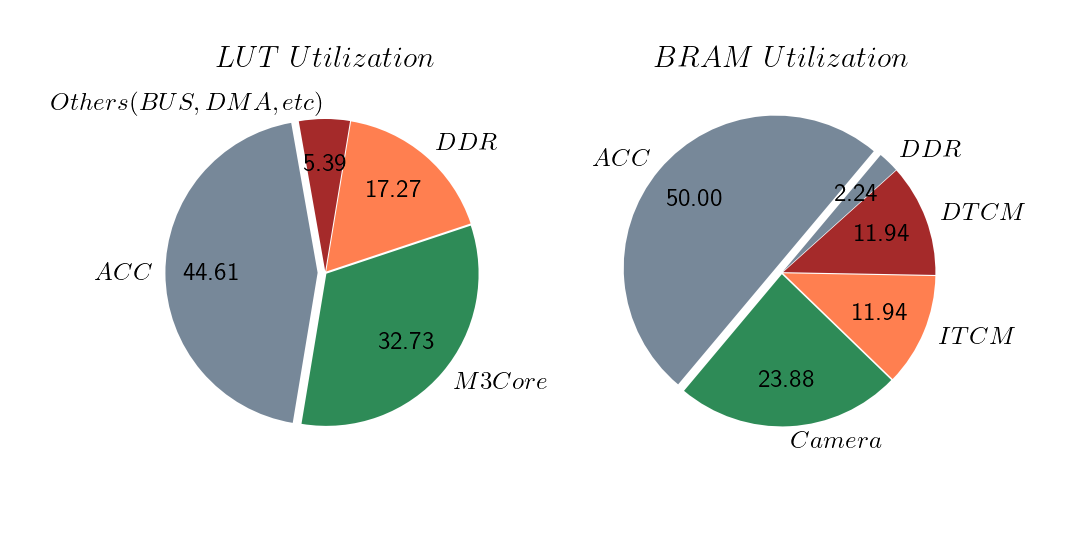

Here is the Python script that generated this plot:
import matplotlib as mpl
import matplotlib.pyplot as plt
import math

mpl.rcParams['text.usetex'] = True

fig = plt.figure(figsize=(6,3),dpi=180)
bwidth = 1.5

weights1 = [20105,14751,7786,2429]
label1 = [r'$ACC$', r'$M3Core$',r'$DDR$', r'$Others(BUS,DMA,etc)$']
explode1 = (0.05,0.01,0.01,.01,)
color1 = ["lightslategrey","seagreen","coral","brown"]

ax1 = fig.add_subplot(1,2,1)
plt.title(r'$LUT\ Utilization$')
plt.pie(weights1, labels=label1,colors=color1,explode=explode1, pctdistance=0.7,autopct='%1.2f%%',startangle=100)

weights2 = [67,32,16,16,3]
label2 = [r'$ACC$', r'$Camera$',r'$ITCM$', r'$DTCM$', r'$DDR$']
explode2 = (0.05,0.01,0.01,0.01,0.01)
color2 = ["lightslategrey","seagreen","coral","brown"]

ax2 = fig.add_subplot(1,2,2)
plt.title(r'$BRAM\ Utilization$')
plt.pie(weights2, labels=label2,colors=color2,explode=explode2, pctdistance=0.7,autopct='%1.2f%%',startangle=50)

plt.show()
# plt.savefig('util_part.png',dpi=600)